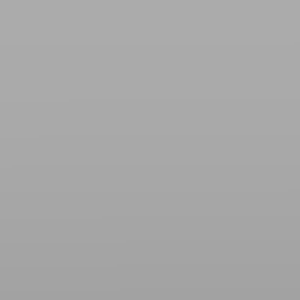
Frame 1 (no input)
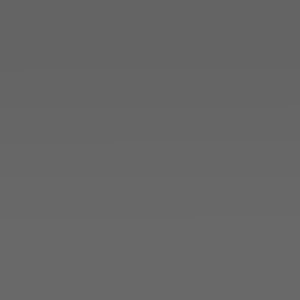
Frame 60 (no input)
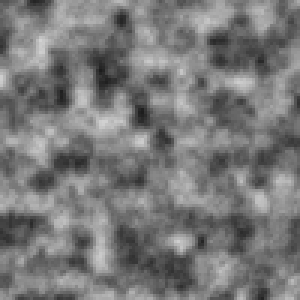
Frame 120 (the mouse pressed at the canvas centre since frame 60)

The p5.js sketch that drew these frames (run headless with seeded random() and noise() and a simulated clock; from frame 60 on, the mouse is pressed at the canvas centre):

// p5.js sketch
// ── sketch.js
function setup() {
  createCanvas(300, 300);
  // colorMode(HSB);
  img = createImage(100, 100);
}
let z =0;
function draw() {
  background(0);

  img.loadPixels();

  for (var y = 0; y < img.height; y++) {
    for (var x = 0; x < img.width; x++) {
      var c = color(
        // map(x,0,img.width,0,360),
       /* map(x*y,0,img.width*img.height,0,360),
        map(x,0,img.width,0,100),
        100 */
       255 * noise(x*mouseX*0.001,y*mouseX*0.001,z)
        );
      img.set(x, y, c);
      z+=0.00001;
    }
  }

  img.updatePixels();
  noSmooth();
  image(img, 0, 0, width, height);
  //noLoop();
}
